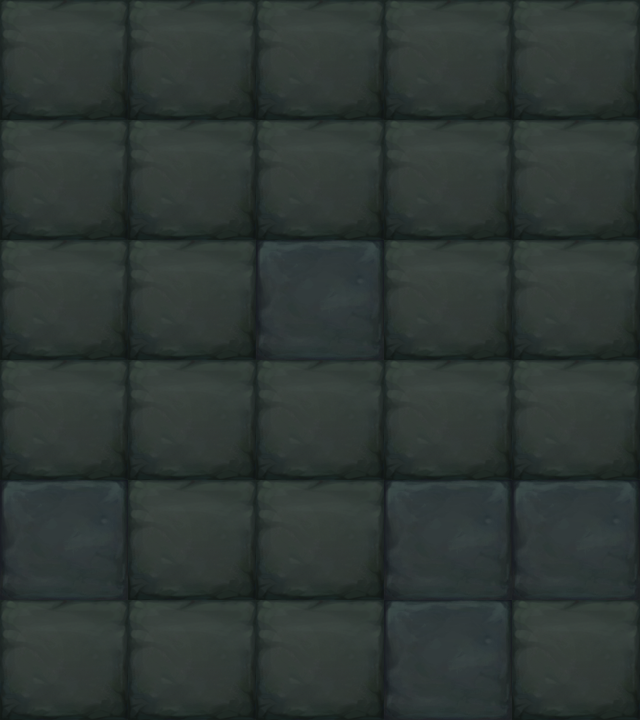

A 2D game scene composited from a Tiled map and its tileset images. What follows is a short description and the map's XML, with each tile layer's data collapsed to a summary:
An orthogonal 5x6 tile map with 128x120 px tiles, 1 tile layer (块层 1).

<map version="1.0" orientation="orthogonal" width="5" height="6" tilewidth="128" tileheight="120">
 <tileset firstgid="1" name="map010" tilewidth="128" tileheight="120">
  <image source="map010.png" width="256" height="120" />
 </tileset>
 <layer name="块层 1" width="5" height="6">
  <data>[30 cells, 30 non-empty, 2 distinct tile ids]</data>
 </layer>
</map>
